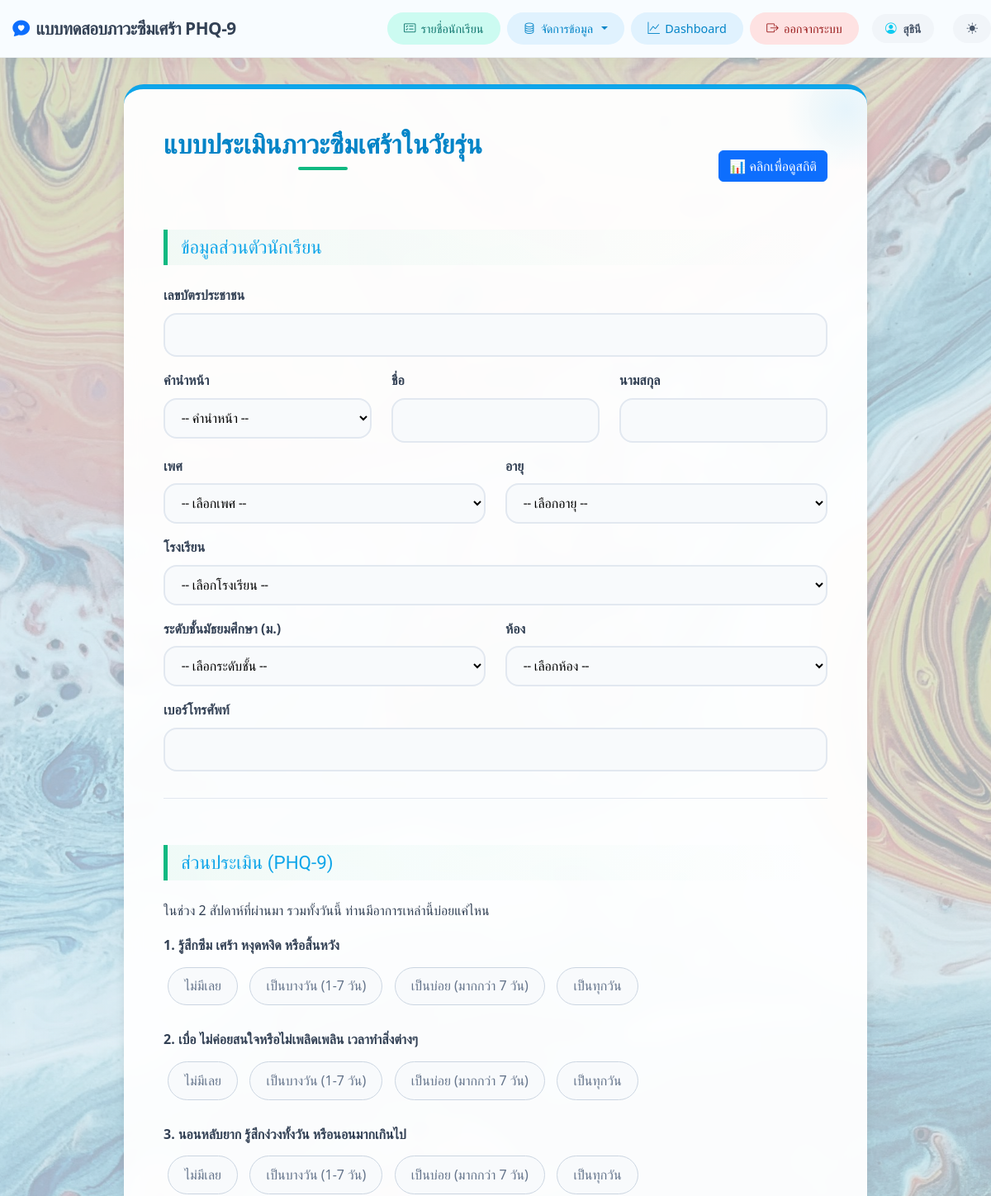
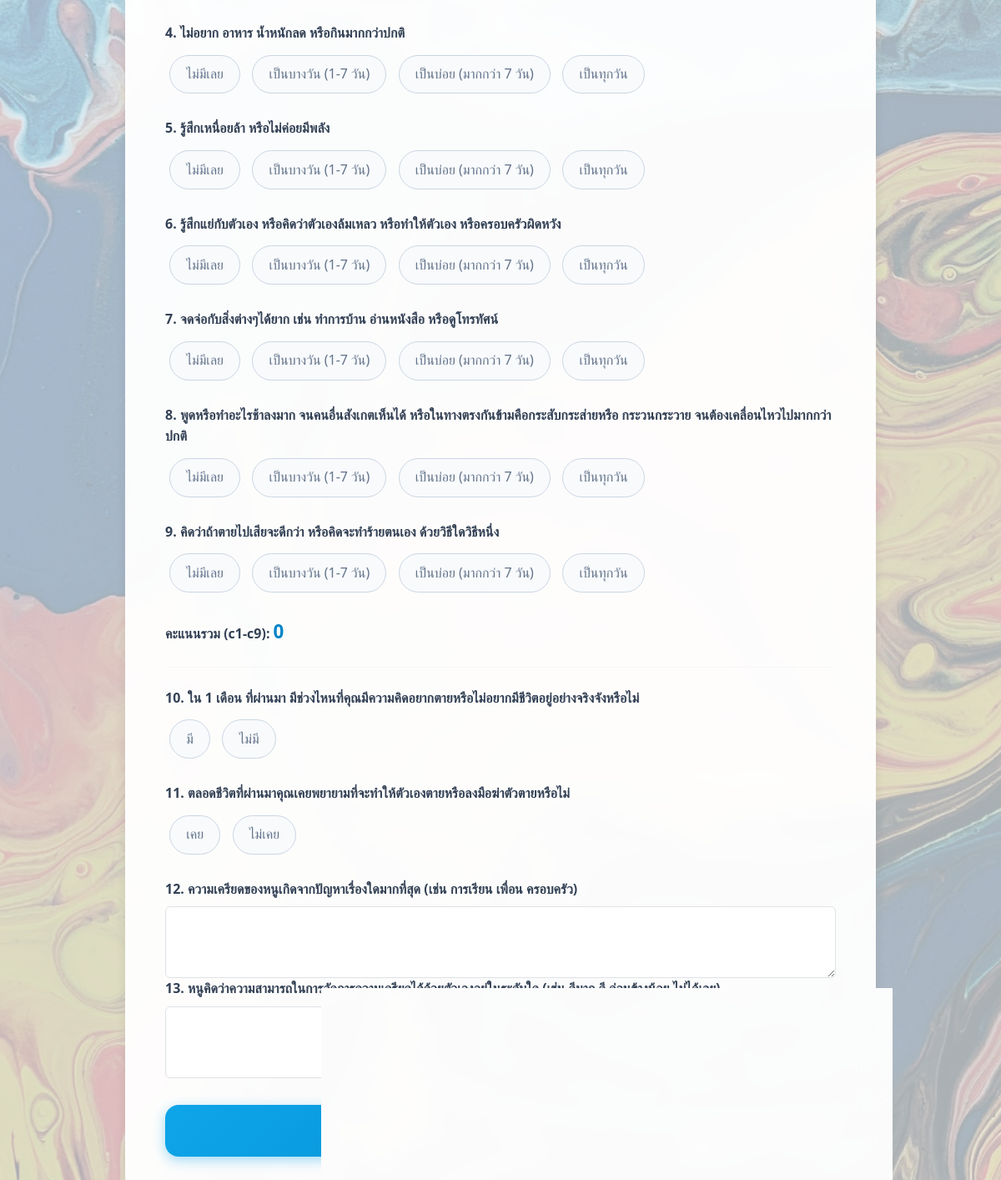
Page / (signed in) on the committed database (2 pictures, top to bottom).
### tables this page shows
CREATE TABLE `phq_question` (
  `id` int NOT NULL,
  `question` text NOT NULL
);

### public/index.php (the view, shortened to what this page needs)
<?php
try {
    $db = Database::connect();
    $db->exec("SET NAMES utf8mb4");
    $sql_phq = "SELECT id, question FROM phq_question WHERE id BETWEEN 1 AND 9 ORDER BY id";
    $stmt_phq = $db->query($sql_phq);
    $phq_questions = $stmt_phq->fetchAll();
} catch (PDOException $e) {
    $message = '<p class="message error">การเชื่อมต่อฐานข้อมูลล้มเหลว: ' . $e->getMessage() . '</p>';
}
?>
<!DOCTYPE html>
<html lang="th">
<head>
    <link href="css/style.css" rel="stylesheet">
    <link rel="stylesheet" href="https://cdn.jsdelivr.net/npm/sweetalert2@11/dist/sweetalert2.min.css">
    <link href="https://cdn.jsdelivr.net/npm/bootstrap@5.3.3/dist/css/bootstrap.min.css" rel="stylesheet">
    <link href="css/index.css" rel="stylesheet">
</head>
<body>
    <?php include 'navbar.php'; ?>
    <div class="main-card">
        <div class="d-flex justify-content-between align-items-center mb-4">
            <h1>แบบประเมินภาวะซึมเศร้าในวัยรุ่น</h1>
            <a href="graphs/dashboard.php" class="btn btn-primary">📊 คลิกเพื่อดูสถิติ</a>
        </div>
        <form action="<?php echo htmlspecialchars($_SERVER["PHP_SELF"]); ?>" method="post">
            <section class="personal-info">
                <h2>ข้อมูลส่วนตัวนักเรียน</h2>
                <div class="form-row">
                    <div class="form-col">
                        <label for="pid">เลขบัตรประชาชน</label>
                        <input type="text" inputmode="numeric" id="pid" name="pid" maxlength="13" oninput="this.value = this.value.replace(/[^0-9]/g, '')" required />
                    </div>
                </div>
                <div class="form-row" style="margin-top: 1rem">
                    <div class="form-col">
                        <label for="prefix_id">คำนำหน้า</label>
                        <select id="prefix_id" name="prefix_id">
                            <option value="">-- คำนำหน้า --</option>
                        </select>
                    </div>
                    <div class="form-col">
                        <label for="firstname">ชื่อ</label>
                        <input type="text" id="firstname" name="firstname" required />
                    </div>
                    <div class="form-col">
                        <label for="lastname">นามสกุล</label>
                        <input type="text" id="lastname" name="lastname" required />
                    </div>
                </div>
                <div class="form-row" style="margin-top: 1rem">
                    <div class="form-col">
                        <label for="gender">เพศ</label>
                        <select id="gender" name="gender" required>
                            <option value="">-- เลือกเพศ --</option>
                        </select>
                    </div>
                    <div class="form-col">
                        <label for="age">อายุ</label>
                        <select id="age" name="age" required>
                            <option value="">-- เลือกอายุ --</option>
                        </select>
                    </div>
                </div>
                <div class="form-row" style="margin-top: 1rem;">
                    <div class="form-col">
                        <label for="school">โรงเรียน</label>
                        <select id="school" name="school" required>
                            <option value="">-- เลือกโรงเรียน --</option>
                        </select>
                    </div>
                </div>
                <div class="form-row" style="margin-top: 1rem;">
                    <div class="form-col">
                        <label for="class_level">ระดับชั้นมัธยมศึกษา (ม.)</label>
                        <select id="class_level" name="class_level" required>
                            <option value="">-- เลือกระดับชั้น --</option>
                        </select>
                    </div>
                    <div class="form-col">
                        <label for="room">ห้อง</label>
                        <select id="room" name="room" required>
                            <option value="">-- เลือกห้อง --</option>
                        </select>
                    </div>
                </div>
                <div class="form-row" style="margin-top: 1rem;">
                    <div class="form-col">
                        <label for="tel">เบอร์โทรศัพท์</label>
                        <input type="text" id="tel" name="tel" inputmode="numeric" pattern="[0-9]{10}" maxlength="10" minlength="10" oninput="this.value = this.value.replace(/[^0-9]/g, '')" title="กรุณากรอกเบอร์โทรศัพท์ 10 หลัก" required />
                    </div>
                </div>
            </section>
            <section class="assessment-section">
                <h2>ส่วนประเมิน (PHQ-9)</h2>
                <p>ในช่วง 2 สัปดาห์ที่ผ่านมา รวมทั้งวันนี้ ท่านมีอาการเหล่านี้บ่อยแค่ไหน</p>
                <?php
                $phq_options = [
                    0 => 'ไม่มีเลย',
                    1 => 'เป็นบางวัน (1-7 วัน)',
                    2 => 'เป็นบ่อย (มากกว่า 7 วัน)',
                    3 => 'เป็นทุกวัน'
                ];
                ?>
                <?php foreach ($phq_questions as $q): ?>
                    <div class="question-group">
                        <label class=""><?= $q['id'] . '. ' . htmlspecialchars($q['question']) ?></label>
                        <div class="radio-group radio-buttons">
                            <?php foreach ($phq_options as $value => $text): ?>
                                <label for="c<?= $q['id'] ?>-<?= $value ?>"><?= $text ?></label>
                            <?php endforeach; ?>
                        </div>
                    </div>
                <?php endforeach; ?>
                <div class="form-group">
                    <p><strong>คะแนนรวม (c1-c9): <span id="score-display" class="score-display">0</span></strong></p>
                </div>
                <hr style="margin: 1.5rem 0; border: 0; border-top: 1px solid #e2e8f0" />
                <div class="question-group">
                    <label>10. ใน 1 เดือน ที่ผ่านมา มีช่วงไหนที่คุณมีความคิดอยากตายหรือไม่อยากมีชีวิตอยู่อย่างจริงจังหรือไม่</label>
                    <div class="radio-group radio-buttons">
                        <input type="radio" id="c10-1" name="c10" value="1" required><label for="c10-1">มี</label>
                        <input type="radio" id="c10-0" name="c10" value="0" required><label for="c10-0">ไม่มี</label>
                    </div>
                </div>
                <div class="question-group">
                    <label>11. ตลอดชีวิตที่ผ่านมาคุณเคยพยายามที่จะทำให้ตัวเองตายหรือลงมือฆ่าตัวตายหรือไม่</label>
                    <div class="radio-group radio-buttons">
                        <input type="radio" id="c11-1" name="c11" value="1" required><label for="c11-1">เคย</label>
                        <input type="radio" id="c11-0" name="c11" value="0" required><label for="c11-0">ไม่เคย</label>
                    </div>
                </div>
                <div class="form-group">
                    <label for="stress">12. ความเครียดของหนูเกิดจากปัญหาเรื่องใดมากที่สุด (เช่น การเรียน เพื่อน ครอบครัว)</label>
                    <textarea id="stress" name="stress" rows="3" class="form-control"></textarea>
                </div>
                <div class="form-group">
                    <label for="manage_stress">13. หนูคิดว่าความสามารถในการจัดการความเครียดได้ด้วยตัวเองอยู่ในระดับใด (เช่น ดีมาก ดี ค่อนข้างน้อย ไม่ได้เลย)</label>
                    <textarea id="manage_stress" name="manage_stress" rows="3" class="form-control"></textarea>
                </div>
            </section>
            <button type="submit" class="submit-btn">บันทึกข้อมูลการประเมิน</button>
        </form>
    </div>
</body>
</html>

### public/css/style.css (style rules this page uses)
:root { --font-family-sans: 'Mitr', sans-serif; --font-family-heading: 'Mitr', sans-serif; }
body { background-color: #BBE0EF; position: relative; background-attachment: fixed; font-family: var(--font-family-sans); }
h1, h2, h3, h4, h5, h6, .h1, .h2, .h3, .h4, .h5, .h6 { font-family: var(--font-family-heading); }
body::before { content: ""; position: fixed; top: 0; left: 0; width: 100%; height: 100%; background-image: url('../image/bg_login.jpg'); background-size: cover; background-position: center; background-repeat: no-repeat; opacity: 0.30; z-index: -1; }

### public/css/index.css (style rules this page uses)
:root { --primary-color: #0ea5e9; --primary-dark: #0284c7; --secondary-color: #10b981; --accent-color: #8b5cf6; --text-color: #334155; --text-muted: #64748b; --card-bg: rgba(255, 255, 255, 0.95); --shadow-md: 0 10px 15px -3px rgba(0, 0, 0, 0.1), 0 4px 6px -2px rgba(0, 0, 0, 0.05); --radius-md: 1rem; --radius-lg: 1.5rem; }
* { box-sizing: border-box; }
body { color: var(--text-color); min-height: 100vh; margin: 0; padding-bottom: 3rem; line-height: 1.6; background: linear-gradient(120deg, #e0f2fe 0%, #f0f9ff 100%); background-attachment: fixed; }
.main-card { max-width: 900px; width: 95%; margin: 2rem auto; background-color: var(--card-bg); backdrop-filter: blur(10px); border-radius: var(--radius-lg); box-shadow: var(--shadow-md); padding: 3rem; border-top: 6px solid var(--primary-color); animation: slideUpFade 0.8s cubic-bezier(0.16, 1, 0.3, 1) forwards; position: relative; overflow: hidden; }
.main-card::before { content: ''; position: absolute; top: -50px; right: -50px; width: 150px; height: 150px; background: radial-gradient(circle, var(--primary-color) 0%, transparent 70%); opacity: 0.1; border-radius: 50%; pointer-events: none; }
h1 { text-align: center; color: var(--primary-dark); font-weight: 700; margin-bottom: 2.5rem; font-size: 2rem; position: relative; }
h1::after { content: ''; display: block; width: 60px; height: 4px; background: var(--secondary-color); margin: 0.5rem auto 0; border-radius: 2px; }
h2 { font-size: 1.4rem; color: var(--primary-color); margin-bottom: 1.5rem; border-left: 5px solid var(--secondary-color); padding-left: 1rem; margin-top: 2rem; background: linear-gradient(90deg, rgba(16, 185, 129, 0.05) 0%, transparent 100%); padding-top: 0.5rem; padding-bottom: 0.5rem; border-radius: 0 10px 10px 0; }
.form-row { display: flex; gap: 1.5rem; flex-wrap: wrap; }
.form-col { flex: 1; min-width: 220px; }
label { display: block; margin-bottom: 0.5rem; font-weight: 600; color: var(--text-color); }
input[type="text"], input[type="number"], select, textarea { width: 100%; padding: 0.75rem 1rem; border: 2px solid #e2e8f0; border-radius: var(--radius-md); font-family: 'Sarabun', sans-serif; font-size: 1rem; transition: all 0.3s; background-color: #f8fafc; }
button.submit-btn { display: block; width: 100%; padding: 1rem; background: linear-gradient(135deg, var(--primary-color) 0%, var(--primary-dark) 100%); color: white; border: none; border-radius: var(--radius-md); font-size: 1.2rem; font-weight: 600; cursor: pointer; margin-top: 2rem; transition: all 0.3s ease; box-shadow: 0 4px 15px rgba(14, 165, 233, 0.4); }
.assessment-section { margin-top: 2rem; padding-top: 1.5rem; border-top: 1px solid #e2e8f0; }
.question-group { margin-bottom: 1.5rem; }
.radio-buttons label { display: inline-block; background-color: #f8fafc; padding: 0.6rem 1.2rem; border: 1px solid #cbd5e1; border-radius: 50px; cursor: pointer; margin: 5px; transition: all 0.2s ease-in-out; font-weight: 500; color: var(--text-muted); }
.score-display { font-size: 1.4rem; font-weight: bold; color: var(--primary-dark); }

### rows in the picture
phq_question: id "1", question "รู้สึกซึม เศร้า หงุดหงิด หรือสิ้นหวัง", text "ไม่มีเลย", text "เป็นบางวัน (1-7 วัน)", text "เป็นบ่อย (มากกว่า 7 วัน)", text "เป็นทุกวัน"
phq_question: id "2", question "เบื่อ ไม่ค่อยสนใจหรือไม่เพลิดเพลิน เวลาทำสิ่งต่างๆ", text "ไม่มีเลย", text "เป็นบางวัน (1-7 วัน)", text "เป็นบ่อย (มากกว่า 7 วัน)", text "เป็นทุกวัน"
phq_question: id "3", question "นอนหลับยาก รู้สึกง่วงทั้งวัน หรือนอนมากเกินไป", text "ไม่มีเลย", text "เป็นบางวัน (1-7 วัน)", text "เป็นบ่อย (มากกว่า 7 วัน)", text "เป็นทุกวัน"
phq_question: id "4", question "ไม่อยาก อาหาร น้ำหนักลด หรือกินมากกว่าปกติ", text "ไม่มีเลย", text "เป็นบางวัน (1-7 วัน)", text "เป็นบ่อย (มากกว่า 7 วัน)", text "เป็นทุกวัน"
phq_question: id "5", question "รู้สึกเหนื่อยล้า หรือไม่ค่อยมีพลัง", text "ไม่มีเลย", text "เป็นบางวัน (1-7 วัน)", text "เป็นบ่อย (มากกว่า 7 วัน)", text "เป็นทุกวัน"
phq_question: id "6", question "รู้สึกแย่กับตัวเอง หรือคิดว่าตัวเองล้มเหลว หรือทำให้ตัวเอง หรือครอบครัวผิดหวัง", text "ไม่มีเลย", text "เป็นบางวัน (1-7 วัน)", text "เป็นบ่อย (มากกว่า 7 วัน)", text "เป็นทุกวัน"
phq_question: id "7", question "จดจ่อกับสิ่งต่างๆได้ยาก เช่น ทำการบ้าน อ่านหนังสือ หรือดูโทรทัศน์", text "ไม่มีเลย", text "เป็นบางวัน (1-7 วัน)", text "เป็นบ่อย (มากกว่า 7 วัน)", text "เป็นทุกวัน"
phq_question: id "8", question "พูดหรือทำอะไรช้าลงมาก จนคนอื่นสังเกตเห็นได้ หรือในทางตรงกันข้ามคือกระสับกระส่ายหรือ กระวนกระวาย จนต้องเคลื่อนไหวไปมากกว่าปกติ", text "ไม่มีเลย", text "เป็นบางวัน (1-7 วัน)", text "เป็นบ่อย (มากกว่า 7 วัน)", text "เป็นทุกวัน"
phq_question: id "9", question "คิดว่าถ้าตายไปเสียจะดีกว่า หรือคิดจะทำร้ายตนเอง ด้วยวิธีใดวิธีหนึ่ง", text "ไม่มีเลย", text "เป็นบางวัน (1-7 วัน)", text "เป็นบ่อย (มากกว่า 7 วัน)", text "เป็นทุกวัน"

### other values in the picture
$_SESSION['user']['fname'] "สุธินี"
